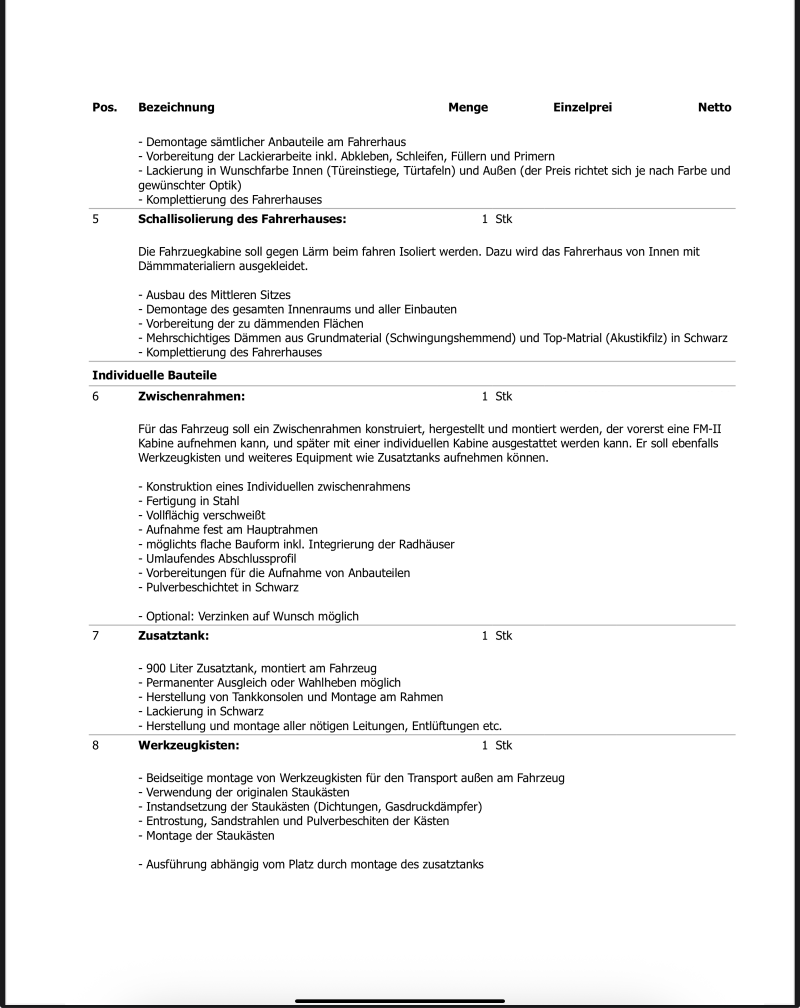
#> input picture data/raw/attachments/IMG_0234.jpeg, 2400 x 3024 px (shown at 1/3 size)
$ python -i enhancement.py   (imports and definitions only)
#> lines starting #> are read from the running program, lines starting #| are printed output that depends on the picture; after the words box and inside, x2 and y2 are one past the last pixel; in counts of white or black regions, pixels touching at a corner belong together
#> further down, picture is the input picture: shape (3024, 2400, 3); mean B, G, R 240.8, 240.7, 240.7
from __future__ import annotations

import cv2
import numpy as np


class ImageEnhancer:
    """
    Image enhancement pipeline for OCR.

    Every step can be enabled/disabled independently.

    Pipeline

        RGB
          │
          ▼
      Grayscale
          │
          ▼
       Denoise
          │
          ▼
        CLAHE
          │
          ▼
     Adaptive Threshold
          │
          ▼
       Morphology
          │
          ▼
        Sharpen
    """

    def grayscale(
        self,
        image: np.ndarray,
    ) -> np.ndarray:

        if len(image.shape) == 2:
            return image

        return cv2.cvtColor(
            image,
            cv2.COLOR_BGR2GRAY,
        )

    def denoise(
        self,
        image: np.ndarray,
    ) -> np.ndarray:

        return cv2.fastNlMeansDenoising(
            image,
            None,
            h=10,
            templateWindowSize=7,
            searchWindowSize=21,
        )

    def clahe(
        self,
        image: np.ndarray,
        clip_limit: float = 2.0,
        grid_size: tuple[int, int] = (8, 8),
    ) -> np.ndarray:

#> called with clip_limit = 2, grid_size = (8, 8)
        clahe = cv2.createCLAHE(
            clipLimit=clip_limit,
            tileGridSize=grid_size,
        )

        return clahe.apply(image)

    def adaptive_threshold(
        self,
        image: np.ndarray,
    ) -> np.ndarray:

        return cv2.adaptiveThreshold(
            image,
            255,
            cv2.ADAPTIVE_THRESH_GAUSSIAN_C,
            cv2.THRESH_BINARY,
            31,
            15,
        )
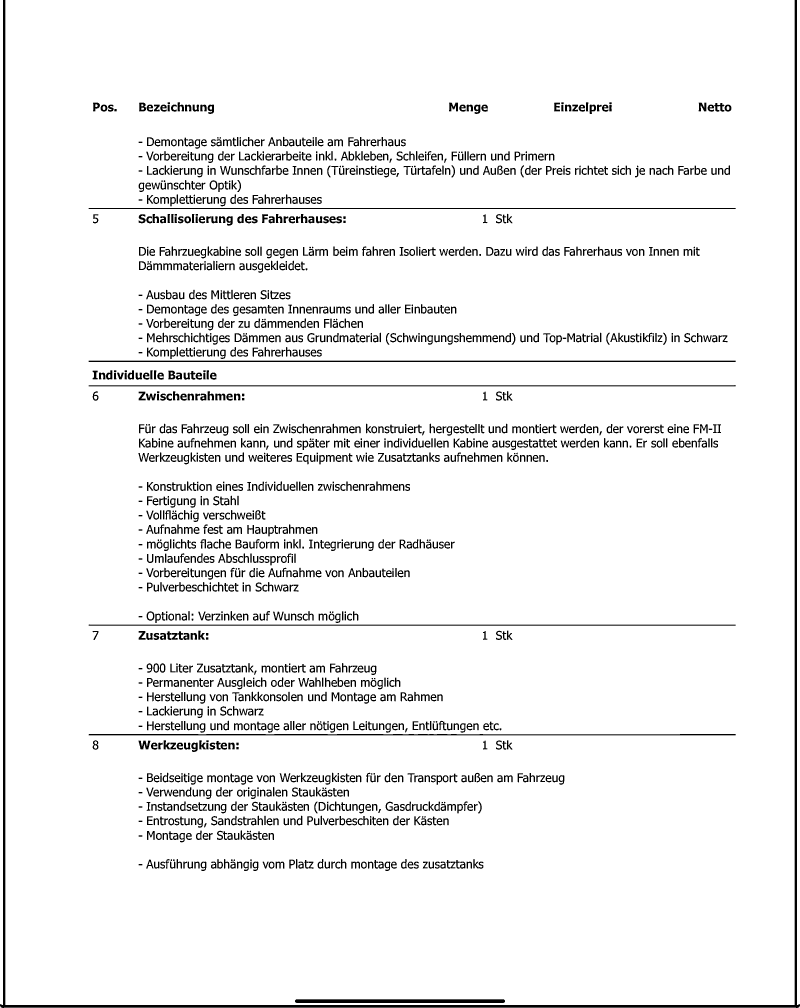
#> returned value: shape (3024, 2400) (shown at 1/3 size); 94.2% white; 1936 black regions (103 under 20 px), largest, box (x1, y1, x2, y2) and area: (0, 0, 2400, 3024) 61422, (266, 1082, 2207, 1086) 7764, (266, 2202, 2207, 2206) 6940

    def otsu_threshold(
        self,
        image: np.ndarray,
    ) -> np.ndarray:

        _, threshold = cv2.threshold(
            image,
            0,
            255,
            cv2.THRESH_BINARY + cv2.THRESH_OTSU,
        )

        return threshold

    def morphology(
        self,
        image: np.ndarray,
    ) -> np.ndarray:

        kernel = np.ones((2, 2), np.uint8)

        return cv2.morphologyEx(
            image,
            cv2.MORPH_CLOSE,
            kernel,
        )
#> returned value: shape (3024, 2400); 94.2% white; 1938 black regions (103 under 20 px), largest, box (x1, y1, x2, y2) and area: (0, 0, 2400, 3024) 61426, (267, 1083, 2208, 1087) 7764, (267, 2203, 2208, 2207) 6940

    def sharpen(
        self,
        image: np.ndarray,
    ) -> np.ndarray:

        kernel = np.array(
            [
                [0, -1, 0],
                [-1, 5, -1],
                [0, -1, 0],
            ],
            dtype=np.float32,
        )

        return cv2.filter2D(
            image,
            -1,
            kernel,
        )

    def resize(
        self,
        image: np.ndarray,
        scale: float = 2.0,
    ) -> np.ndarray:

        return cv2.resize(
            image,
            None,
            fx=scale,
            fy=scale,
            interpolation=cv2.INTER_CUBIC,
        )

    def enhance(
        self,
        image: np.ndarray,
    ) -> np.ndarray:
        """
        Default enhancement pipeline.
        """

        image = self.grayscale(image)

        image = self.denoise(image)

        image = self.clahe(image)

        image = self.adaptive_threshold(image)

        image = self.morphology(image)

        image = self.sharpen(image)

        return image

>>> import cv2
>>> picture = cv2.imread('../../../data/raw/attachments/IMG_0234.jpeg')
>>> result = ImageEnhancer().enhance(picture)
